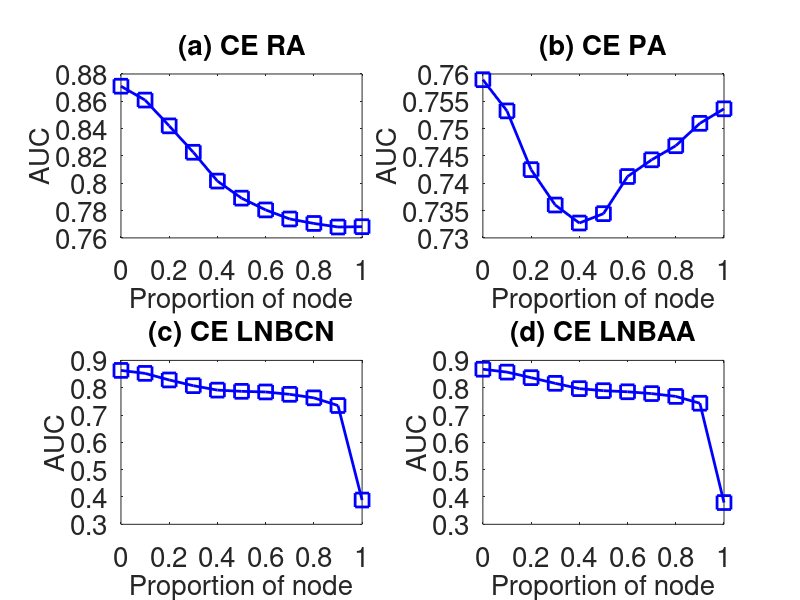

The MATLAB source for this figure:
subplot(2,2,1);
x=0:0.1:1;
y=[0.871049	0.860902	0.842022	0.822686	0.801601	0.789106	0.78048	0.773848	0.770578	0.76797	0.768212
];
plot(x,y,'-bs','LineWidth',2,'MarkerSize',10);
set(gca,'FontSize',20);
xlabel('Proportion of node','fontsize',20);
ylabel('AUC','fontsize',20);
title('(a) CE RA','fontsize',20);

subplot(2,2,2);
x=0:0.1:1;
y=[0.758955	0.753244	0.742494	0.736021	0.732722	0.734435	0.741235	0.744293	0.74687	0.750968	0.753623
];
plot(x,y,'-bs','LineWidth',2,'MarkerSize',10);
set(gca,'FontSize',20);
xlabel('Proportion of node','fontsize',20);
ylabel('AUC','fontsize',20);
title('(b) CE PA','fontsize',20);

subplot(2,2,3);
x=0:0.1:1;
y=[0.863348	0.852483	0.828402	0.807466	0.791192	0.786749	0.784444	0.775772	0.762878	0.734768	0.388842
];
plot(x,y,'-bs','LineWidth',2,'MarkerSize',10);
set(gca,'FontSize',20);
xlabel('Proportion of node','fontsize',20);
ylabel('AUC','fontsize',20);
title('(c) CE LNBCN','fontsize',20);


subplot(2,2,4);
x=0:0.1:1;
y=[0.867676	0.857074	0.836804	0.816052	0.796605	0.789158	0.7851	0.77847	0.768188	0.743162	0.379598
];
plot(x,y,'-bs','LineWidth',2,'MarkerSize',10);
set(gca,'FontSize',20);
xlabel('Proportion of node','fontsize',20);
ylabel('AUC','fontsize',20);
title('(d) CE LNBAA','fontsize',20);
